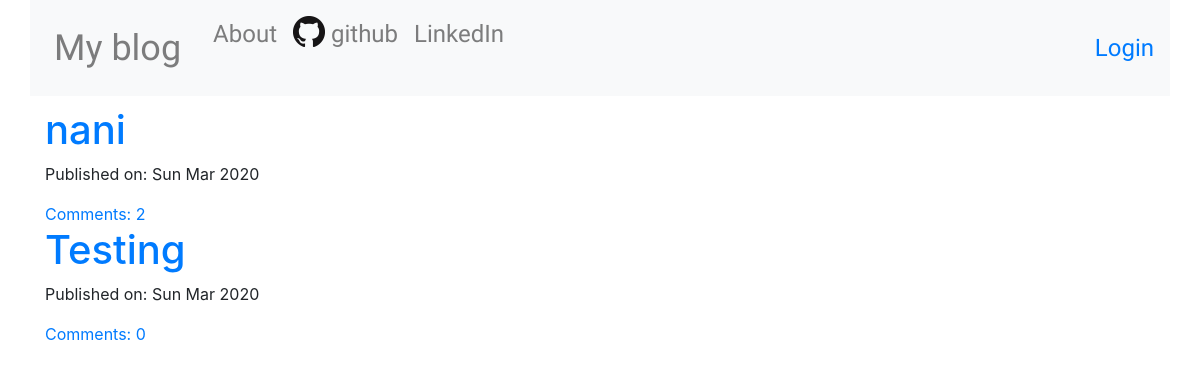
Before: / with the older database file.
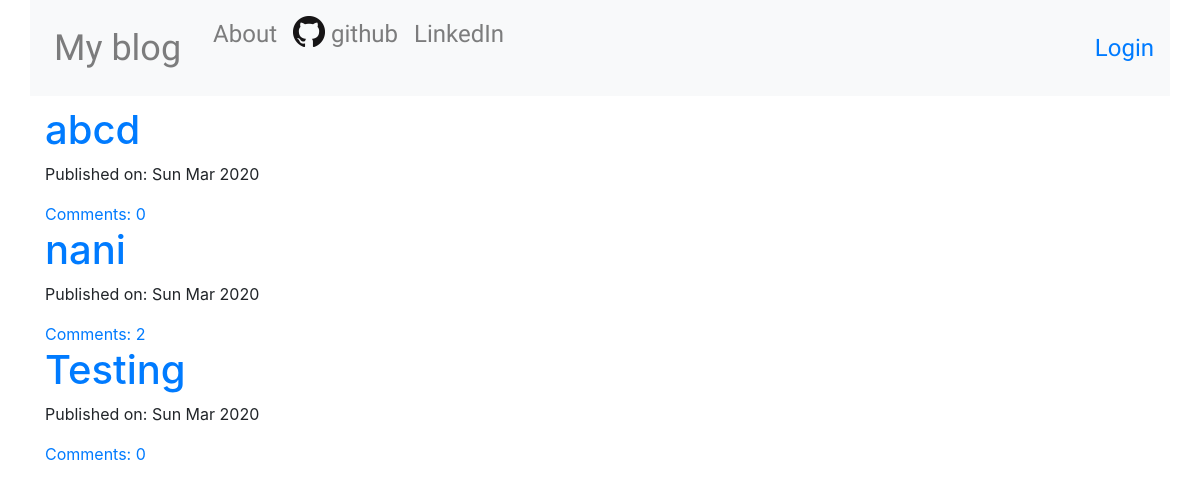
After: the same page with the newer database file.
### blog/models.py (models this page shows, shortened)
class Post(models.Model):
    author = models.ForeignKey('auth.User', on_delete=models.CASCADE)
    title = models.CharField(max_length = 200)
    text = models.TextField()
    create_date = models.DateTimeField(default = timezone.now)
    publish_date = models.DateTimeField(blank = True, null = True)
    def approve_comments(self):
        return self.comments.filter(approved_comment=True)

### blog/views.py (the view)
# urls.py: path('', views.PostListView.as_view(), name = 'post_list'),
class PostListView(ListView):
    model = Post
    def get_queryset(self):
        return Post.objects.filter(publish_date__lte = timezone.now()).order_by('-publish_date')

### blog/templates/blog/post_list.html
{% extends 'blog/base.html'%}
{% block body_block %}
<div class='centerstage'>
    {% for post in post_list %}
    <div class='post'>
        <h1><a href="{% url 'post_detail' pk=post.pk %}">{{ post.title }}</a></h1>
        <div class='date'>
            <p>Published on: {{ post.publish_date|date:"D M Y" }}</p>
        </div>
        <a href="{% url 'post_detail' pk=post.pk %}">Comments: {{ post.approve_comments.count }}</a>
    </div>
    {% endfor %}
</div>
{% endblock %}

Changed rows visible on the page:
now on this page (row edited): Post: title "abcd", publish_date "Sun Mar 2020", approve_comments.count "0"
